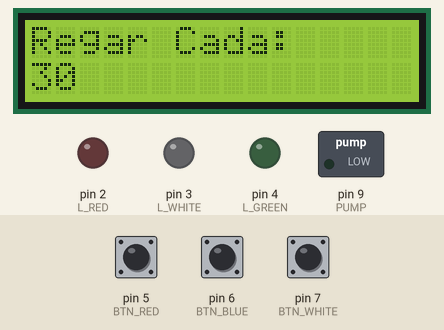
This sketch was run on a simulated Arduino Uno, built with avr-gcc and run on an emulated ATmega328P. Parts: 16×2 character LCD, switched loads named in the sketch (green lamp = pin HIGH), output pins drawn as LEDs (lit = HIGH). The inputs (shaded band) are chosen by the test bench; at power-on: pin 7 (BTN_WHITE) HIGH, pin 5 (BTN_RED) HIGH, pin 6 (BTN_BLUE) HIGH.

Above: at 1.4 s.
1.5 s: pin 7 (BTN_WHITE) pulled LOW for 0.25 s
At 2.3 s:
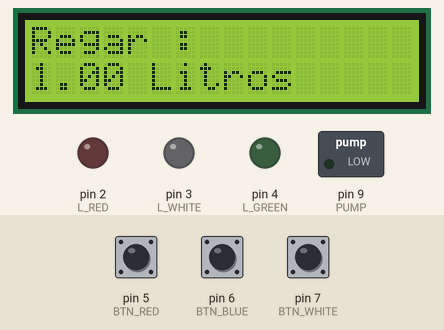
3.3 s: pin 5 (BTN_RED) pulled LOW for 0.25 s
At 4.8 s:
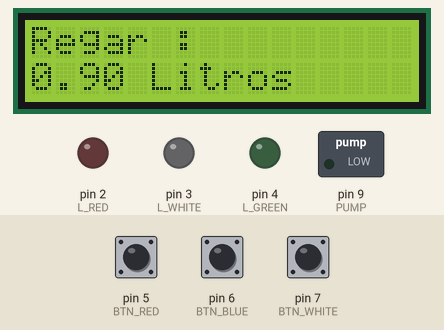
5.1 s: pin 5 (BTN_RED) pulled LOW for 1 s
Timing chart, 0 to 8.1 s (numbered marks = the images above; inputs shaded):
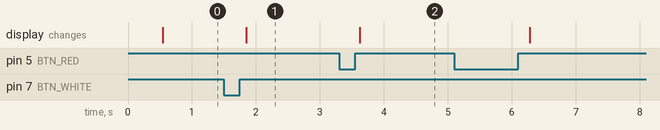

The sketch:

ControlDeRiegoV2.ino
```cpp
#include <Wire.h>
#include <LiquidCrystal_I2C.h>
unsigned long t = 0;
int tiempo2=0;


float Q=0.05;
//Leds
#define L_RED 2
#define L_WHITE 3
#define L_GREEN 4

//Botones

#define BTN_RED 5
#define BTN_BLUE 6
#define BTN_WHITE 7
#define PUMP 9

uint8_t button_estate[3];
#define S_PRINT  0
#define S_TRIEGO 1
#define S_VRIEGO 2
#define S_RESETE 3
#define S_IDLE 4
uint8_t estado = S_PRINT;

int TRiego=30;
float VRiego=1.0;
int VE=100;
float TLEFT=TRiego;
LiquidCrystal_I2C lcd (0x27,16,2);

void setup() {
  // put your setup code here, to run once:
  Serial.begin(9600);
  Wire.begin();
  lcd.begin(16,2);
  //t=millis();
  lcd.backlight();
pinMode(BTN_RED,INPUT_PULLUP);
pinMode(BTN_BLUE,INPUT_PULLUP);
pinMode(BTN_WHITE,INPUT_PULLUP);
pinMode(PUMP,OUTPUT);
pinMode(L_RED,OUTPUT);
pinMode(L_GREEN,OUTPUT);
pinMode(L_WHITE,OUTPUT);

//Estado inicial botones
  button_estate[0] = HIGH;
  button_estate[1] = HIGH;
  button_estate[2] = HIGH;

  printValores();
}
void printValores(){
  lcd.clear();
  lcd.setCursor(0,0);
  lcd.print("TR,VR,VE,TLEFT");
  lcd.setCursor(0,1);
  lcd.print(TRiego, DEC);
  lcd.print(" ");
  lcd.print(int(VRiego), DEC);
  lcd.print(" ");
  lcd.print(VE, DEC);
  lcd.print(" ");
  lcd.print(TLEFT);
  delay(200);
}

uint8_t flancoSubida(int btn) {
  uint8_t valor_nuevo = digitalRead(btn);
  uint8_t result = button_estate[btn]!=valor_nuevo && valor_nuevo == 1;
  button_estate[btn] = valor_nuevo;
  return result;
}

void Regar(){
  float Tregar=1000*VRiego*Q;
  int Tregarint= Tregar;
  digitalWrite(PUMP,1);
  delay(Tregarint);
  digitalWrite(PUMP,0);
  }

void printTRIEGO(){
  lcd.clear();
  lcd.setCursor(0,0);
  lcd.print("Regar Cada:");
  lcd.setCursor(0,1);
  lcd.print(TRiego);
  delay(200);
  }
void printVRIEGO(){
  lcd.clear();
  lcd.setCursor(0,0);
  lcd.print("Regar :");
  lcd.setCursor(0,1);
  lcd.print(VRiego);
  lcd.print(" Litros");
  delay(200);
  }
void loop() {
  switch(estado){
    //int Riegos= t/(3600000*TRiego);
    //float TLEFT=TRiego-t/3600000 + Riegos*TRiego;

    case S_PRINT:
      tiempo2+=1;
      printValores();
      if (flancoSubida(BTN_WHITE)){
        estado=S_TRIEGO;
        break;
        }
      if (tiempo2>20000){
        tiempo2=0;
        estado=S_IDLE;
        break;
        }
      break;


    case S_TRIEGO:
      printTRIEGO();
      if (flancoSubida(BTN_WHITE)){
        estado=S_VRIEGO;
        }
      if (flancoSubida(BTN_RED)){
        TRiego-=1;
        }
      if (flancoSubida(BTN_BLUE)){
        TRiego+=1;
        }
      break;


    case S_VRIEGO:
      printVRIEGO();
      if (flancoSubida(BTN_WHITE)){
        estado=S_RESETE;
        break;
        }
      if (flancoSubida(BTN_RED)){
        VRiego-=0.1;
        break;
        }
      if (flancoSubida(BTN_BLUE)){
        VRiego+=0.1;
        break;
        }
      break;


    case S_RESETE:
      if (flancoSubida(BTN_WHITE)){
        VE=100;
        estado=S_PRINT;
        tiempo2=0;
        break;
        }

      break;


    case S_IDLE:
      lcd.noBacklight();
      digitalWrite(L_WHITE,LOW);
      digitalWrite(L_RED,LOW);
      digitalWrite(L_GREEN,HIGH);
      if(TLEFT<0){
        digitalWrite(L_WHITE,HIGH);
        Regar();
        digitalWrite(L_WHITE,LOW);
        VE-=VRiego;
        break;
        }
      if (flancoSubida(BTN_WHITE)){
        estado=S_PRINT;
        tiempo2=0;
        digitalWrite(L_RED,HIGH);
        digitalWrite(L_WHITE,HIGH);
        break;
        }

      break;


    }
  // put your main code here, to run repeatedly:

}
```

Measured:
- after the input at 1.5 s, the display: changes after 0.35 s (image 1)
- after the input at 3.3 s, the display: changes after 0.32 s (image 2)
